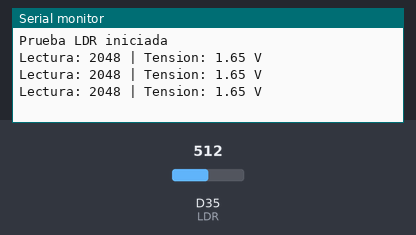
A sketch run on a simulated Arduino Due. Parts: the last lines printed to the serial monitor. The inputs (shaded band) are chosen by the test bench; at power-on: D35 (LDR) = 512 (analog values on the 0–1023 scale).

Above: at 1.3 s.
1.4 s: D35 (LDR) set to 716
At 1.9 s:
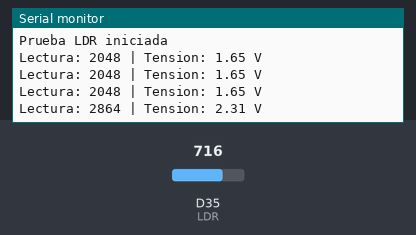
2.9 s: D35 (LDR) set to 900
At 3.4 s:
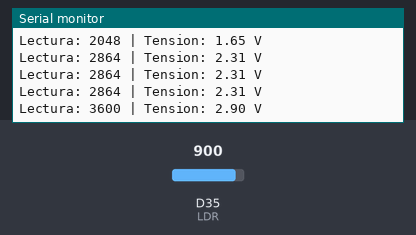
Timing chart, 0 to 5.9 s (numbered marks = the images above; inputs shaded):
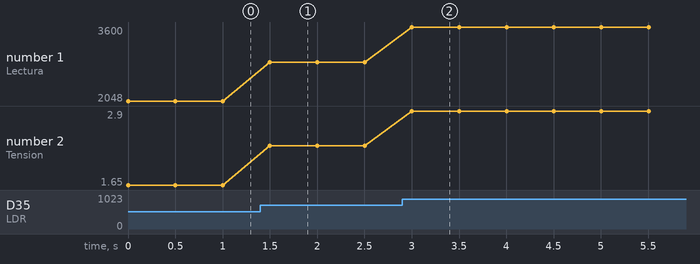

The sketch:

ldr.ino
```cpp
//PERRUCCI ALBERTONI, KAPLAN AGOSTI, SANGUINETTI WALSH

#define LDR 35

void setup() {
  Serial.begin(115200);
  analogReadResolution(12);

  Serial.println("Prueba LDR iniciada");
}

void loop() {
  int lectura = analogRead(LDR);

  float tension = lectura * 3.3 / 4095.0;

  Serial.print("Lectura: ");
  Serial.print(lectura);

  Serial.print(" | Tension: ");
  Serial.print(tension);
  Serial.println(" V");

  delay(500);
}
//Martin Perrucci Albertoni, Martin Kaplan Agosti, Renata Sanguinetti Walsh; grupo 2
```

Measured:
- after the input at 1.4 s, the serial monitor: prints a new line after 0.10 s (image 1)
- after the input at 2.9 s, the serial monitor: prints a new line after 0.10 s (image 2)
- plotted number 1: 2048 → 2864 after the input at 1.4 s, 2864 → 3600 after the input at 2.9 s
- plotted number 2: 1.65 → 2.31 after the input at 1.4 s, 2.31 → 2.9 after the input at 2.9 s
